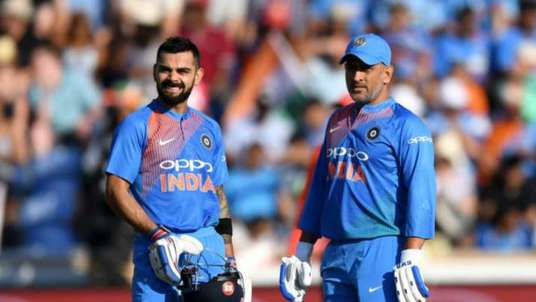
#> input picture dhoni_virat.jpg, 536 x 302 px
$ python contours_threshold.py
#> lines starting #> are read from the running program, lines starting #| are printed output that depends on the picture; after the words box and inside, x2 and y2 are one past the last pixel; in counts of white or black regions, pixels touching at a corner belong together
import cv2
import numpy as np


def empty(a):
    pass


cv2.namedWindow("Parameters")
cv2.resizeWindow("Parameters", 640, 100)
cv2.createTrackbar("Threshold", "Parameters", 150, 255, empty)
cv2.createTrackbar("Area", "Parameters", 5000, 30000, empty)


def stackImages(scale, imgArray):
    rows = len(imgArray)
    cols = len(imgArray[0])
    rowsAvailable = isinstance(imgArray[0], list)
    width = imgArray[0][0].shape[1]
    height = imgArray[0][0].shape[0]
    if rowsAvailable:
        for x in range(0, rows):
            for y in range(0, cols):
                if imgArray[x][y].shape[:2] == imgArray[0][0].shape[:2]:
                    imgArray[x][y] = cv2.resize(
                        imgArray[x][y], (0, 0), None, scale, scale)
                else:
                    imgArray[x][y] = cv2.resize(
                        imgArray[x][y], (imgArray[0][0].shape[1], imgArray[0][0].shape[0]), None, scale, scale)
                if len(imgArray[x][y].shape) == 2:
                    imgArray[x][y] = cv2.cvtColor(
                        imgArray[x][y], cv2.COLOR_GRAY2BGR)
        imageBlank = np.zeros((height, width, 3), np.uint8)
        hor = [imageBlank]*rows
        hor_con = [imageBlank]*rows
        for x in range(0, rows):
            hor[x] = np.hstack(imgArray[x])
        ver = np.vstack(hor)
    else:
        for x in range(0, rows):
            if imgArray[x].shape[:2] == imgArray[0].shape[:2]:
                imgArray[x] = cv2.resize(
                    imgArray[x], (0, 0), None, scale, scale)
            else:
                imgArray[x] = cv2.resize(
                    imgArray[x], (imgArray[0].shape[1], imgArray[0].shape[0]), None, scale, scale)
            if len(imgArray[x].shape) == 2:
                imgArray[x] = cv2.cvtColor(imgArray[x], cv2.COLOR_GRAY2BGR)
        hor = np.hstack(imgArray)
        ver = hor
    return ver


def getContours(img, imgContour):
    contours, hierarchy = cv2.findContours(img, cv2.RETR_TREE, cv2.CHAIN_APPROX_NONE)
    #cv2.drawContours(imgContour, contours, -1, (255, 0, 255), 4)

    for cnt in contours:
        area = cv2.contourArea(cnt)
        areaMin = cv2.getTrackbarPos("Area", "Parameters")
        if area > areaMin:
            cv2.drawContours(imgContour, cnt, -1, (255, 0, 255), 2)
            peri = cv2.arcLength(cnt, True)
            approx = cv2.approxPolyDP(cnt, 0.02 * peri, True)
            x, y, w, h = cv2.boundingRect(approx)
            cv2.rectangle(imgContour, (x, y), (x + w, y + h), (0, 255, 0), 2)


#we can use this for object detection and shape detection
img = cv2.imread("dhoni_virat.jpg")
#> img is the input picture: shape (302, 536, 3); mean B, G, R 133.2, 112.8, 114

while True:

    imgContour = img.copy()

    Threshold = cv2.getTrackbarPos("Threshold", "Parameters")
    imgBlur = cv2.GaussianBlur(img, (7, 7), 1)
    imgGray = cv2.cvtColor(imgBlur, cv2.COLOR_BGR2GRAY)
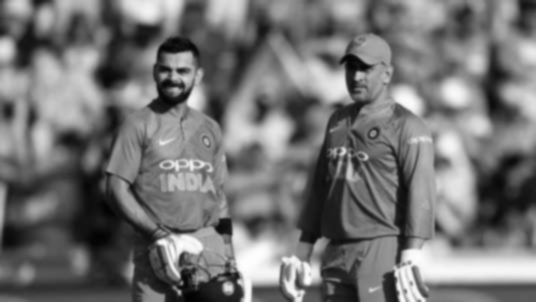
#> imgGray: shape (302, 536); min 1, max 254, mean 115.5

    _, thresh = cv2.threshold(imgGray, Threshold, 255, cv2.THRESH_BINARY)
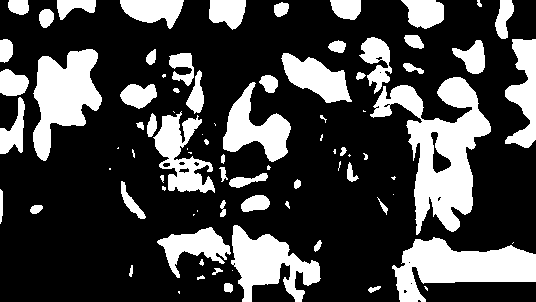
#> thresh: shape (302, 536); 27.3% white; 84 white regions (24 under 20 px)


    getContours(thresh, imgContour)
#> in getContours, `contours, hierarchy = cv2.findContours(img, cv2.RETR_TREE, cv2.CHAIN_A..`: contours = 98 contours, 43 with area under 20; largest, box (x1, y1, x2, y2) and area: (370, 77, 491, 235) 7760, (392, 237, 536, 302) 4907, (33, 49, 102, 161) 4186, (231, 225, 321, 302) 3287, (223, 82, 291, 162) 2350
#> in getContours, `area = cv2.contourArea(cnt)`: area = 1.5
    imgStack = stackImages(1.2, ([img,imgGray],
                                 [thresh, imgContour]))
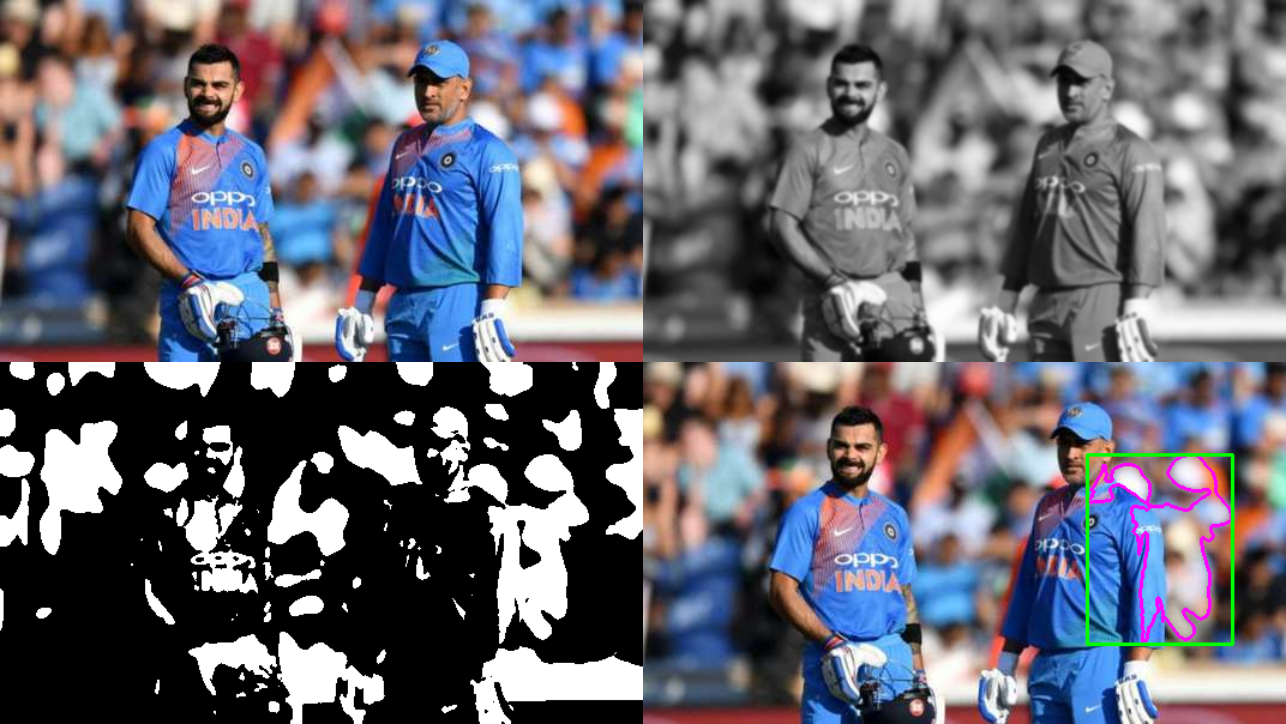
#> imgStack: shape (724, 1286, 3); mean B, G, R 112.7, 102.5, 103.3

    cv2.imshow("Result", imgStack)
    if cv2.waitKey(1) & 0xFF == ord('q'):
#> (key q is pressed here)
        break
